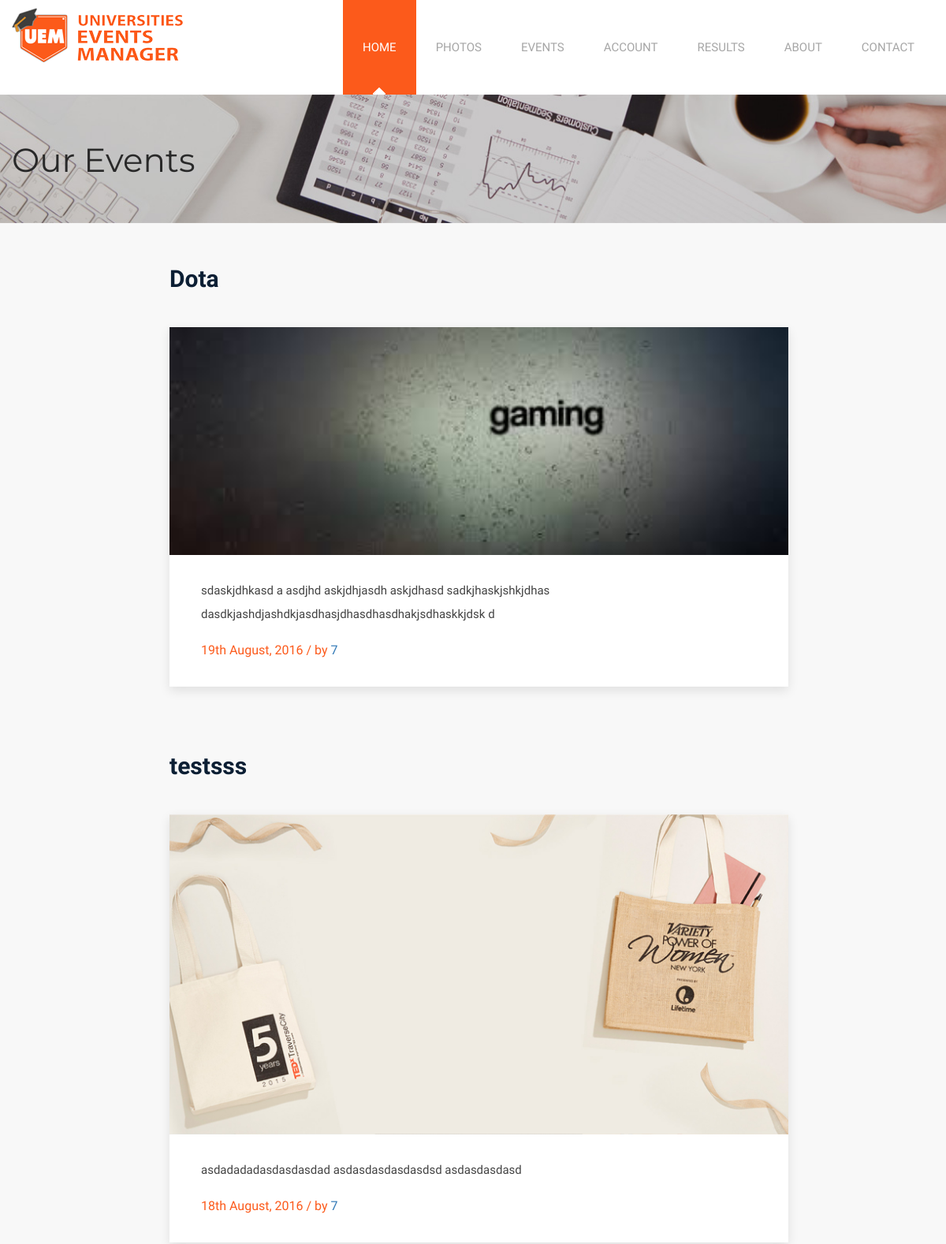
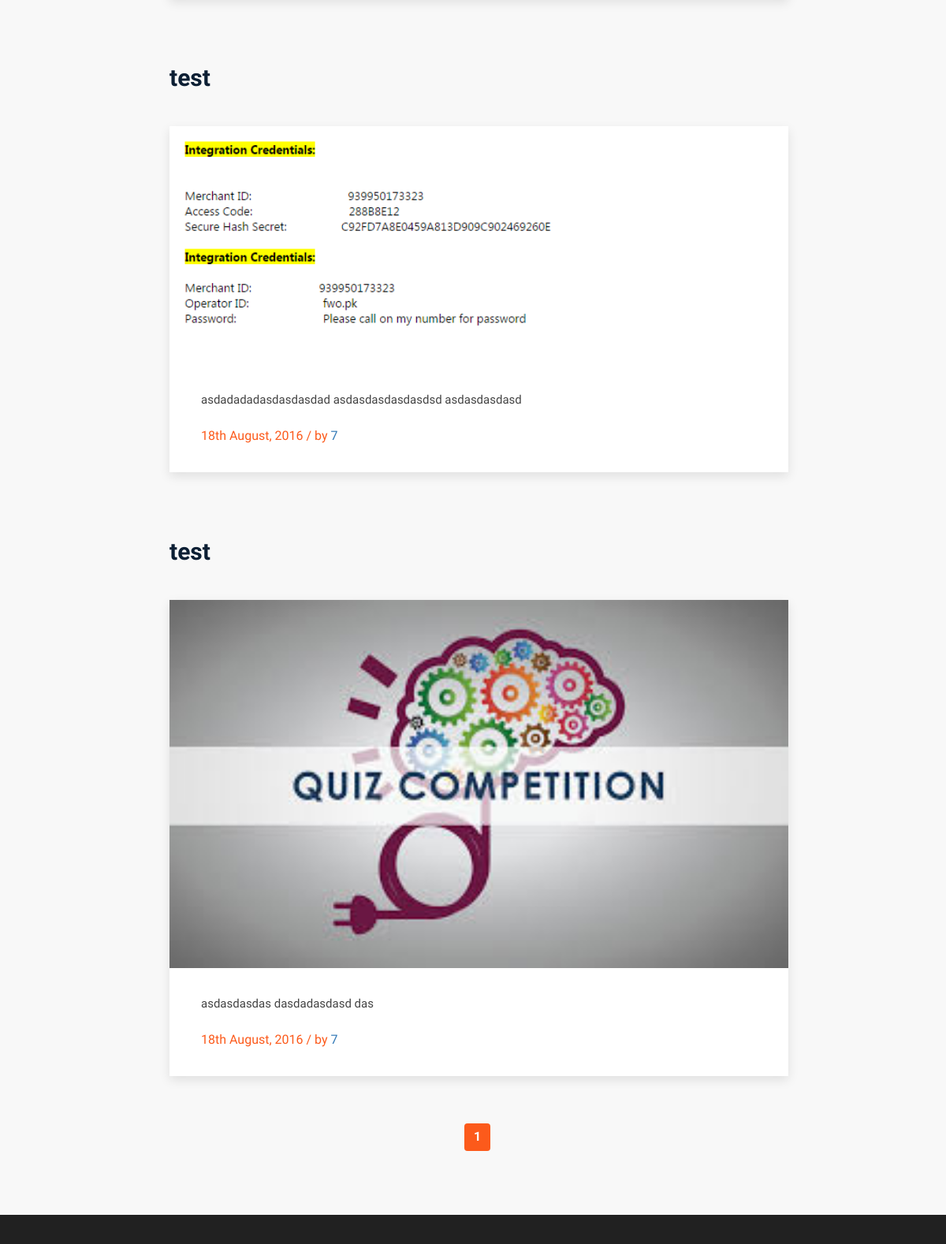
Page /own_events.php (signed in, upper part) on the committed database (2 pictures, top to bottom).
### tables this page shows
CREATE TABLE IF NOT EXISTS `event` (
  `e_id` int(11) NOT NULL AUTO_INCREMENT,
  `e_name` text NOT NULL,
  `e_desc` text NOT NULL,
  `e_venue` text NOT NULL,
  `e_date` date NOT NULL,
  `e_fee` int(11) NOT NULL,
  `u_id` int(11) NOT NULL,
  `status` int(11) NOT NULL,
  `entry_datetime` datetime NOT NULL,
  `e_banner` text NOT NULL,
  `c_id` int(11) NOT NULL,
  `e_time` time NOT NULL,
  `uni_id` int(11) NOT NULL,
  `team` int(11) NOT NULL,
  `result` int(11) NOT NULL,
  `voting` int(11) NOT NULL,
  PRIMARY KEY (`e_id`)
);

CREATE TABLE IF NOT EXISTS `users` (
  `u_id` int(11) NOT NULL AUTO_INCREMENT,
  `firstname` text NOT NULL,
  `lastname` text NOT NULL,
  `email` text NOT NULL,
  `password` text NOT NULL,
  `status` int(11) NOT NULL,
  PRIMARY KEY (`u_id`)
);

### functions.php (called while the page is built, shortened)
<?php
function get_title($mode,$text){
switch($mode)
{
case u_id: 	   $sql2 = "select u_id title from users where email ='$text'"; break;
}
$result = mysql_query($sql2);
$rows = mysql_fetch_assoc($result);
$title	= $rows["title"];
return $title;
}
?>

### own_events.php (the view, shortened to what this page needs)
<?php include_once('conn/db.php');
include_once("functions.php");
$u_ids = $_SESSION['SESS_NAME'];
if ( !isset($_SESSION['SESS_NAME']) ) {
	header('location: login.php');
} else {
	$qry = "SELECT * FROM users WHERE email = '{$_SESSION['SESS_NAME']}'";
	$result = mysql_query($qry, $dbconfig) or die(mysql_error());
	$user_arr = mysql_fetch_assoc($result);
	$email = $user_arr["email"];
	$u_ids = $user_arr["u_id"];
}
?>
<!DOCTYPE html>
<html>
<head>
<?php include("headcss.php"); ?>
<body>
<div class="page-wrapper">
    	<?php include("header.php"); ?>
    <section class="page-banner" style="background-image:url(images/background/page-banner.jpg);">
    	<div class="auto-container">
        	<h1>Our Events</h1>
        </div>
    </section>
    <section id="blog" class="blog-area section">
        <div class="auto-container">
            <div class="row">
                <div class="col-md-8 col-md-offset-2">
							<?php
			if(!isset($_GET["view"])){
    $page = 1;
} else {
    $page = $_GET['view'];
}
	 if (isset($_GET["view"])) { $page  = $_GET["view"]; } else { $page=1; };
	$start_from = ($page-1) * 4;
			$qry = "SELECT * FROM event where status=0 and u_id='".$u_ids."' order by e_id desc Limit $start_from, 4";
		$results = mysql_query($qry);
		while($rows = mysql_fetch_assoc($results))
		{
			$e_name 		= $rows["e_name"];
			$c_id			= $rows["c_id"];
			$e_desc			= $rows["e_desc"];
			$date 			= $rows["entry_datetime"];
			$e_banner		= $rows["e_banner"];
			$e_id 			= $rows["e_id"];
						?>
                    <div class="post-item wow" data-animation="fadeInUp" data-animation-delay="300">
                        <h2 class="wow fadeInUp"><a href="single-event.php?e_id=<?php echo $e_id; ?>"><?php echo $e_name; ?></a></h2>
                        <div class="post wow fadeInUp">
                            <a href="single-event.php?e_id=<?php echo $e_id; ?>"><img style="width:100%" class="img-responsive"
							<?php if(($e_banner=="") || ($e_banner=="images/uploaded_files/")){
							switch ($c_id) {
							case 1:
								$e_banners='images/types/gaming.jpg';
								break;
							case 3:
								$e_banners='images/types/quiz.jpg';
								break;
						}
							?>
							src="<?php echo $e_banners; ?>"
							<?php } else { ?>
							src="<?php echo $e_banner; ?>"
							<?php } ?>
							alt="uem" /></a>
                            <div class="post-content">
                                <p><?php echo $e_desc; ?></p>
                                <div class="posted-date"><?php echo date("jS F, Y", strtotime("$date")); ?>   /   <span>by</span> <a href="#"><?php echo get_title(u_id,$email); ?></a> </div>
                            </div>
                        </div>
                    </div>
		<?php } ?>
                    <div class="post-nav wow fadeInRight" data-animation="fadeInUp" data-animation-delay="300">
                            <ul class="pagination">
							<?php
$sql = "SELECT COUNT(e_id) FROM event where status=0 and u_id='".$u_ids."'";
$rs_result = mysql_query($sql, $dbconfig) or die(mysql_error());
$row2 = mysql_fetch_row($rs_result);
$total_records = $row2[0];
$total_pages = ceil($total_records / 4);
	?>
    <?php
for ($i=1; $i<=$total_pages; $i++) {
	 if($page == $i){
		 ?>
	<li><a href="#"><?php echo $page;?> </a> </li>
      <?php  }
	else {
            }
	?>
<?php
};
	?>
                        </ul>
                    </div>
                </div>
            </div>
        </div>
    </section>
    <?php include("footer.php"); ?>
</div>
</body>
</html>

### css/style.css (style rules this page uses)
* { margin:0px; padding:0px; border:none; outline:none; }
body { font-family: 'Droid Sans', sans-serif; font-size:16px; color:#292929; line-height:2em; font-weight:400; background:#ffffff; }
a { text-decoration:none; cursor:pointer; }
h1,h2,h3,h4,h5,h6 { position:relative; font-family: 'Montserrat', sans-serif; font-weight:normal; margin:0px; background:none; line-height:1.4em; }
p { position:relative; line-height:2em; }
.auto-container { position:static; max-width:1200px; padding:0px 15px; margin:0 auto; }
.page-wrapper { position:relative; margin:0 auto; width:100%; min-width:300px; min-height:400px; overflow:hidden; }
ul,li { list-style:none; padding:0px; margin:0px; }
.page-banner { position:relative; padding:50px 0px; background-size:cover; background-position:center top; background-repeat:no-repeat; }
.page-banner h1 { position:relative; top:2px; font-size:42px; color:#292929; line-height:1.5em; }
.blog-area { color: #434343; padding: 50px 0 50px; background: #F8F8F8; }
.blog-area p { margin: 0 0 15px; font-size: 15px; }
.blog-area .post { background-color: #ffffff; box-shadow: 0 5px 13px 0 rgba(0, 0, 0, 0.1); -webkit-box-shadow: 0 5px 13px 0 rgba(0, 0, 0, 0.1); -ms-box-shadow: 0 5px 13px 0 rgba(0, 0, 0, 0.1); -moz-box-shadow: 0 5px 13px 0 rgba(0, 0, 0, 0.1); -o-box-shadow: 0 5px 13px 0 rgba(0, 0, 0, 0.1); margin-bottom: 80px; }
.blog-area .col-md-8 { padding-right:0px; }
.blog-area .post-content { background-color:#ffffff; padding:30px 40px; }
.post-item h2 { text-align:left; margin-bottom: 40px; font-family: 'Droid Sans',sans-serif; font-size:30px; }
.post-item h2, .post-item h2 a { color:#0c1f34; font-family: 'Droid Sans',sans-serif; font-weight: bold; }
.blog-area .posted-date { margin-top:15px; color: #fc5a1b; }
.post-nav { text-align:center; margin-top: -40px; }
.pagination > li > a, .pagination > li > span { margin:0 4px; background-color:#fc5a1b; color:#fff; font-weight:700; border-radius:4px; border:none; }

### rows in the picture
event: e_name "Dota", shows a picture, e_desc "sdaskjdhkasd a asdjhd askjdhjasdh askjdhasd sadkjhaskjshkjdhas dasdkjashdjashdkjasdhasjdhasdhasdhakjsdhaskkjdsk d", entry_datetime "19th August, 2016", u.u_id "7"
event: e_name "testsss", e_banner (picture), e_desc "asdadadadasdasdasdad asdasdasdasdasdsd asdasdasdasd", entry_datetime "18th August, 2016", u.u_id "7"
event: e_name "test", e_banner (picture), e_desc "asdadadadasdasdasdad asdasdasdasdasdsd asdasdasdasd", entry_datetime "18th August, 2016", u.u_id "7"
event: e_name "test", shows a picture, e_desc "asdasdasdas dasdadasdasd das", entry_datetime "18th August, 2016", u.u_id "7"
